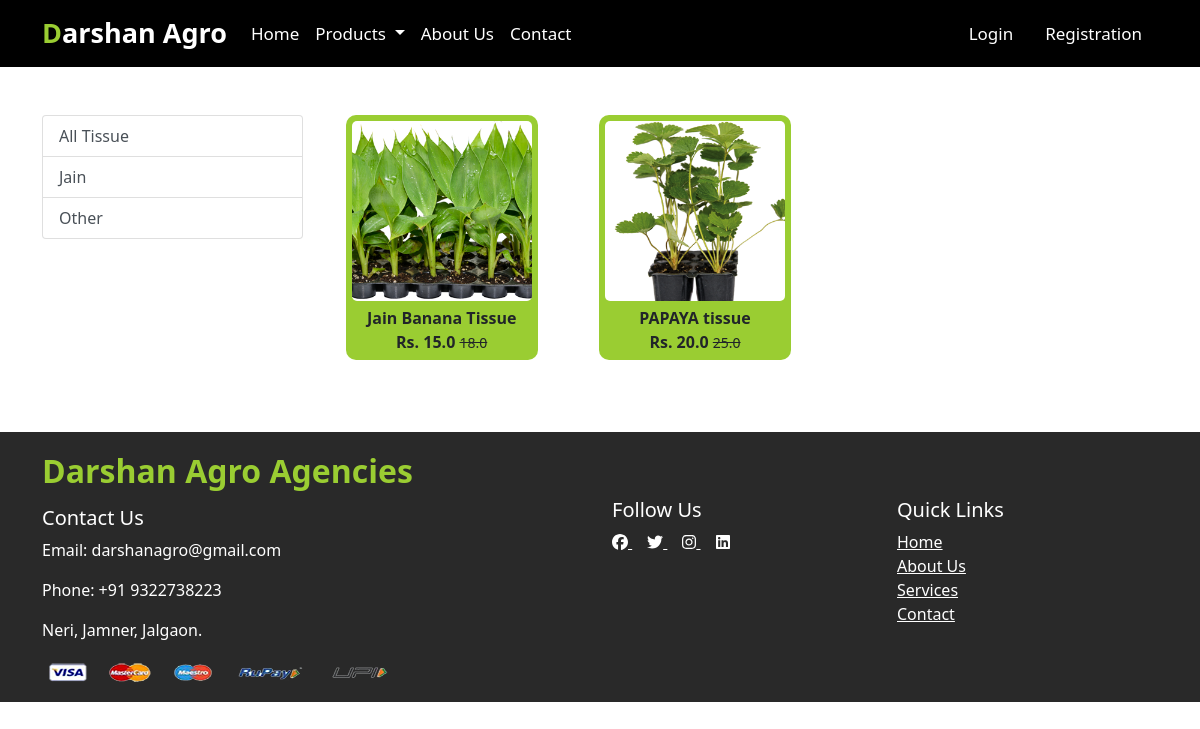
The app's page /tissue/ with its own data.
### app/models.py (models this page shows, shortened)
class Product(models.Model):
    title = models.CharField(max_length=100)
    selling_price = models.FloatField()
    discounted_price = models.FloatField()
    description = models.TextField()
    brand = models.CharField(choices=BRAND_CHOICES,max_length=50)
    category = models.CharField(choices=CATEGORY_CHOICES,max_length=2)
    product_image = models.ImageField(upload_to='productimg')

### app/views.py (the view)
# urls.py: path('tissue/', views.tissue, name='tissue'),
def tissue(request, data=None):
    if data is None:
        tissue = Product.objects.filter(category='T')
    elif data == 'Jain' or data == 'Other':
        tissue = Product.objects.filter(category='T', brand=data)
    else:
        tissue = Product.objects.filter(category='T')
    return render(request, 'app/tissue.html', {'tissue': tissue})

### app/templates/app/tissue.html (shortened to what this page needs)
{% extends 'app/base.html' %}
{% load static %}
{% block main-content %}
<div class="container my-5">
    <div class="row">
        <div class="col-sm-3">
            <div class="list-group">
                <a href="{% url 'tissue' %}" class="list-group-item list-group-item-action" aria-current="true">All Tissue</a>
                <a href="{% url 'tissuedata' 'Jain' %}" class="list-group-item list-group-item-action" aria-current="true">Jain</a>
                <a href="{% url 'tissuedata' 'Other' %}" class="list-group-item list-group-item-action">Other</a>
            </div>
        </div>
        <div class="col-sm-8">
            <div class="row">
                {% for product in tissue %}
                <div class="col-sm-4 text-center mb-4">
                    <a href="{% url 'product-detail' product.id %}" class="btn" style="background-color:yellowgreen; border-radius: 10px; padding: 5px;">
                        <div class="item">
                            <img src="{{ product.product_image.url }}" height="180" width="180" class="" style="border-radius: 5px; background-color: white;">
                            <div class="fw-bold" style="margin-top: 5px;">{{ product.title }}</div>
                            <div class="fw-bold">Rs. {{ product.discounted_price }}
                                <small class="fw-light text-decoration-line-through">{{ product.selling_price }}</small>
                            </div>
                        </div>
                    </a>
                </div>
                {% endfor %}
            </div>
        </div>
    </div>
</div>
{% endblock main-content %}

### records on screen
Product: product_image (picture), title "Jain Banana Tissue", discounted_price "15.0", selling_price "18.0"
Product: product_image (picture), title "PAPAYA tissue", discounted_price "20.0", selling_price "25.0"
